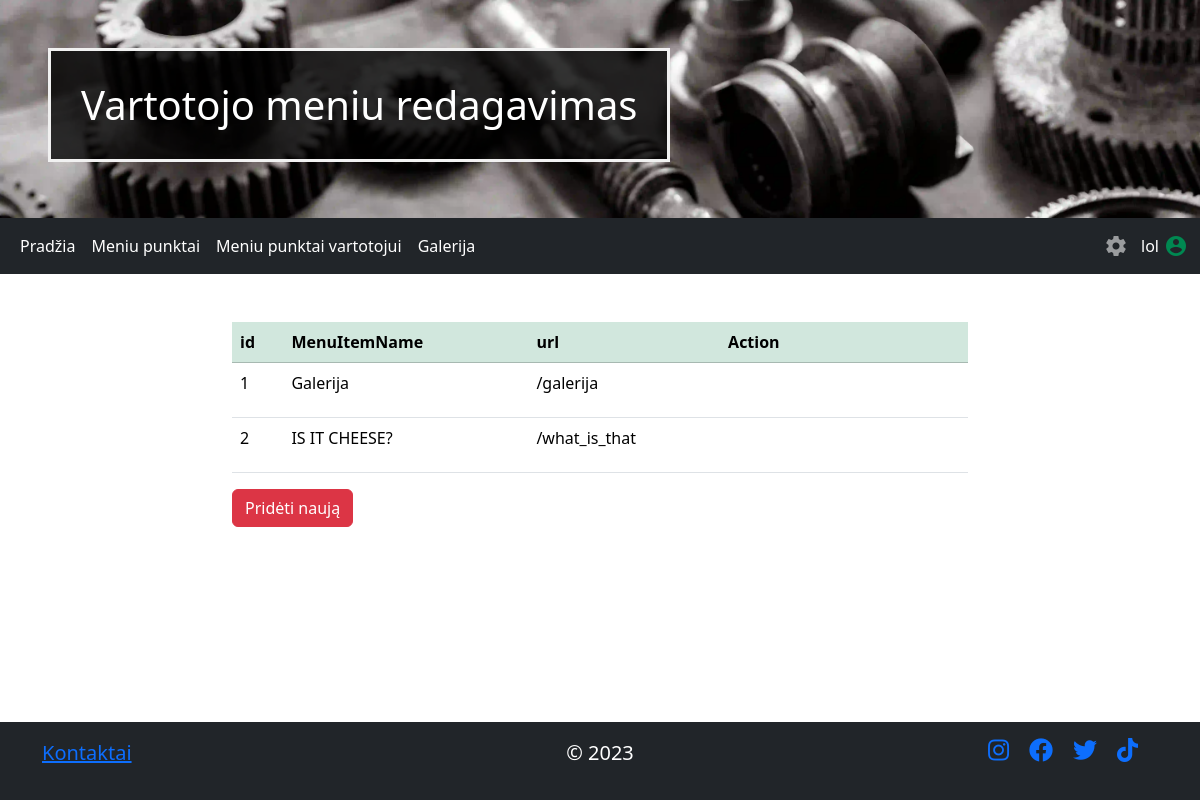
/admin/edit_menu_user (signed in), run on the app's committed database.
### app/database.py (models this page shows, shortened)
class MenuItem(Base):
    __tablename__ = 'MenuItems'
    id = Column(Integer, primary_key=True)
    name = Column('MenuItemName', String)
    url = Column('url', String)

class User(Base, UserMixin):
    __tablename__ = "users"
    id = Column(Integer, primary_key=True)
    username = Column('username', String(50), nullable=False, unique=True)
    password = Column('password', String(50), nullable=False)

class MenuItemUser(Base):
    __tablename__ = 'MenuItemsUser'
    id = Column(Integer, primary_key=True)
    name = Column('MenuItemName', String)
    url = Column('url', String)

### app/admin_views.py (the view)
@app.route("/admin/edit_menu_user", methods=['GET', 'POST'])
def edit_menu_user():
    columns = MenuItemUser.__table__.columns.keys()
    return render_template("admin/edit_menu_user.html", menu=menu(), menuUser=menuUser(), columns=columns)

### app/__init__.py (called while the page is built)
@login_manager.user_loader
def load_user(user_id):
    return session.query(User).get(int(user_id))

### app/admin_views.py (called while the page is built)
def menu():
    return session.query(MenuItem).all()

def menuUser():
    return session.query(MenuItemUser).all()

### app/views.py (called while the page is built)
@app.before_request
def require_login():
    if request.endpoint in ['sign_in', 'sign_up', 'static']:
        return
    if not current_user.is_authenticated:
        return redirect(url_for('sign_in', next=request.url))

### app/templates/admin/edit_menu_user.html (shortened to what this page needs)
{% extends 'admin/templates/admin_template.html' %}
{% block header %} Vartotojo meniu redagavimas {% endblock %}
{% block main %}
    <div class="container mt-5">
        <div class="row">
        <div class="col-sm-8 mx-auto">
            <table class="table table-hover">
                <thead class="table-success">
                  <tr>
                    {% for c in columns %}
                    <th>{{ c }}</th>
                    {% endfor %}
                    <th>Action</th>
                  </tr>
                </thead>
                <tbody>
                    {% for x in menuUser %}
                  <tr>
                    <td>{{ x.id }}</td>
                    <td>{{ x.name }}</td>
                    <td>{{ x.url }}</td>
                    <td>
                        <form action="/handle_form_user" method="post">
                        </form>
                    </td>
                  </tr>
                    {% endfor %}
                </tbody>
            </table>
            <button type="submit" name="action" value="new_element" class="btn btn-danger newBtn">Pridėti naują</button>
          <br>
        </div>
        </div>
    </div>
{% endblock %}

### app/templates/admin/templates/admin_template.html (shortened to what this page needs)
<!DOCTYPE html>
<html lang="en">
<head>
  <link href="https://cdn.jsdelivr.net/npm/bootstrap@5.3.2/dist/css/bootstrap.min.css" rel="stylesheet">
  <link rel="stylesheet" href="{{ url_for('static', filename='css/style.css') }}">
  <link rel="stylesheet" href="https://cdnjs.cloudflare.com/ajax/libs/font-awesome/5.15.1/css/all.min.css">
</head>
<body>
<div class="content">
  <header class="p-5 bg-primary text-white text-center headAdmin">
    <h1 class="headerText">{% block header %} {% endblock %}</h1>
  </header>
<nav class="navbar navbar-expand-sm bg-dark navbar-dark">
  <div class="container-fluid">
    <ul class="navbar-nav">
        <li class="nav-item">
            <a class="nav-link active" href="/admin">Pradžia</a>
        </li>
        {% for x in menu %}
        <li class="nav-item">
            <a class="nav-link active" href='{{ x.url }}'>{{ x.name }}</a>
        </li>
        {% endfor %}
    </ul>
    <ul class="navbar-nav flex-row-reverse">
      {% if current_user.is_authenticated %}
       <li id="accUser" class="flex nav-item nav-item-spacing">
           <span id="accUserName" class="navbar-text">{{ current_user.username }}</span>
           <span id="accUserLogo" class="material-icons" title="Prisijungęs vartotojas: {{ current_user.username }}">account_circle</span>
       </li>
      {% endif %}
      <li class="nav-item dropdown ">
        <a class="material-icons nav-link" href="#" id="navbarDarkDropdownMenuLink" role="button" data-bs-toggle="dropdown" aria-expanded="false">
        </a>
      </li>
  </ul>
  </div>
</nav>
{% block main %}
{% endblock %}
</div>
<footer class="footer mt-auto py-3 bg-dark text-white">
  <div class="container">
    <div class="row">
      <div class="col justify-content-start" style="display:flex">
        <a href="/"><p class="footT text-center">Kontaktai</p></a>
      </div>
      <div class="col">
        <p class="footT text-center">© 2023</p>
      </div>
      <div class="col justify-content-end" style="display:flex">
        <a href="https://www.instagram.com/"><i class="fab fa-instagram"></i></a>
        <a href="https://www.facebook.com"><i class="fab fa-facebook"></i></a>
        <a href="https://www.twitter.com"><i class="fab fa-twitter"></i></a>
        <a href="https://www.tiktok.com"><i class="fab fa-tiktok"></i></a>
      </div>
    </div>
  </div>
</footer>
</body>
</html>

### app/static/css/style.css (style rules this page uses)
html, body { height: 100%; }
body { display: flex; flex-direction: column; }
.content { flex: 1 0 auto; }
.footer { flex-shrink: 0; }
header { background-size: cover; }
.headerText { border: 3px solid #f1f1f1; background-color: rgba(0,0,0, 0.8); width:fit-content; padding:30px; }
.headAdmin { background-image: url('../images/settings.webp'); }
#accUserLogo { color:#008851; }
#accUserName { padding: 5px; color: #ffff; }
#accUser { display:flex; align-items: center; }
.fab { margin-right: 20px; font-size: 24px; }
.footT { font-size: 20px; }

### data on the page
MenuItem: name "Meniu punktai"
MenuItem: name "Meniu punktai vartotojui"
MenuItem: name "Galerija"
User: username "lol"
MenuItemUser: id "1", name "Galerija", url "/galerija"
MenuItemUser: id "2", name "IS IT CHEESE?", url "/what_is_that"

### other printed values
{{ c }} "id" "MenuItemName" "url"
